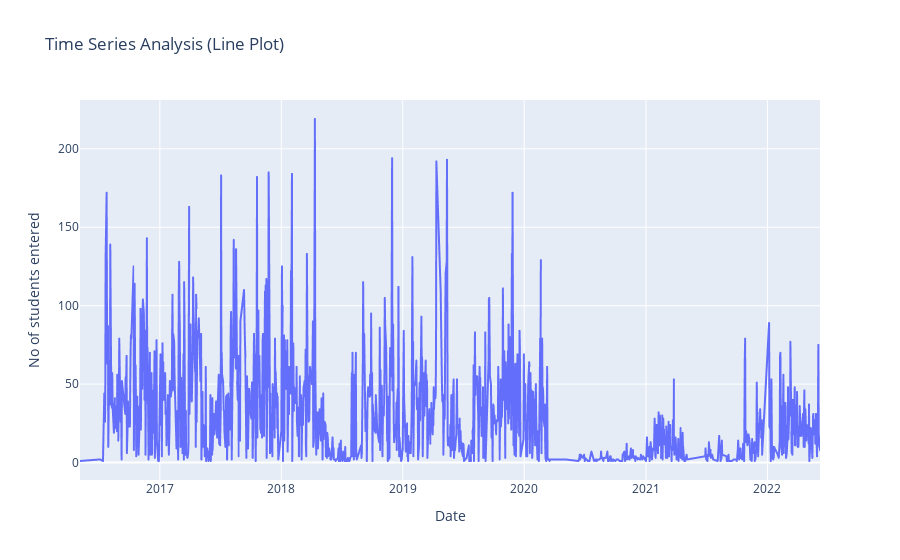

The code cell stored with this chart in its notebook:
### Code cell
# from  "EntryCount" dataframe , we found the Users Library Trends.
# taking x axis as Date and y axis as Entry Admits.
# We can see the seasonal trends of library users of past 6 years. 
# by using Bar graph  ,line() functions 
# adm_no here is actually number of admission numbers entered in lib at a particular date. 
# line graph is stored in "figure" 
# show() is used to visualise the data 

# by using line graph , line() function

figure = px.line(EntryCount, x = EntryCount.issue_date, 
                 y = EntryCount.adm_no, 
                 title = "Time Series Analysis (Line Plot)")
figure.update_layout(xaxis_title='Date', yaxis_title='No of students entered')
figure.show()

### Figure 1 — Plotly figure (JSON) as saved in the notebook; plotly's stock layout.template omitted (floating-point values rounded to 4 significant figures; data arrays with more than 128 entries replaced by an {"elided": "..."} marker saying what was removed)
{"data": [{"hovertemplate": "issue_date=%{x}<br>adm_no=%{y}<extra></extra>", "legendgroup": "", "line": {"color": "#636efa", "dash": "solid"}, "marker": {"symbol": "circle"}, "mode": "lines", "name": "", "showlegend": false, "type": "scattergl", "x": {"elided": "1250 str values"}, "xaxis": "x", "y": {"elided": "1250 int values"}, "yaxis": "y"}], "layout": {"legend": {"tracegroupgap": 0}, "title": {"text": "Time Series Analysis (Line Plot)"}, "xaxis": {"anchor": "y", "domain": [0, 1], "title": {"text": "Date"}}, "yaxis": {"anchor": "x", "domain": [0, 1], "title": {"text": "No of students entered"}}}}
